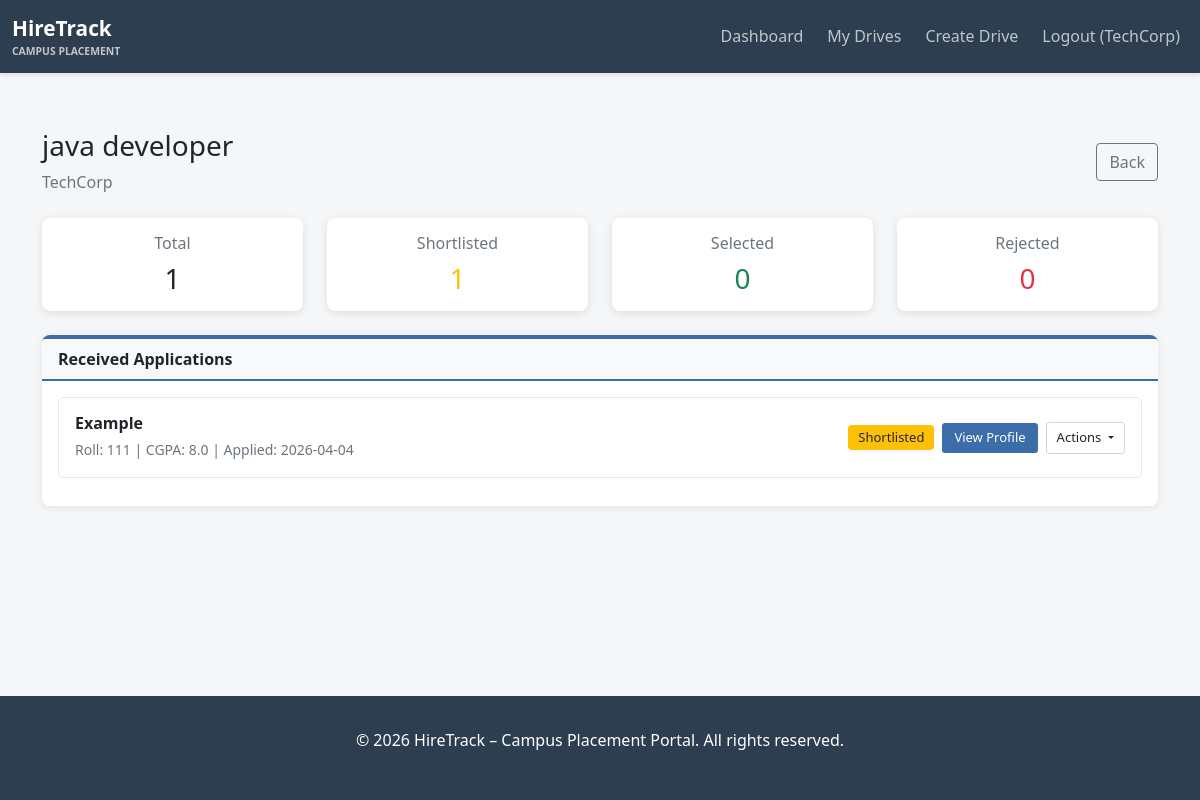
Screenshot of /company/drive/1/applications (signed in) with the database file from the repository.
### app/models.py (models this page shows, shortened)
class Company(UserMixin, db.Model):
    __tablename__ = 'company'
    id = db.Column(db.Integer, primary_key=True)
    company_name = db.Column(db.String(255), nullable=False, unique=True)
    email = db.Column(db.String(120), unique=True, nullable=False, index=True)
    password_hash = db.Column(db.String(255), nullable=False)
    hr_contact = db.Column(db.String(120), nullable=False)
    website = db.Column(db.String(255))
    approval_status = db.Column(db.String(20), default='Pending')  # Pending, Approved, Rejected
    is_active = db.Column(db.Boolean, default=True)
    created_at = db.Column(db.DateTime, default=datetime.utcnow)
    placement_drives = db.relationship('PlacementDrive', backref='company', lazy=True, cascade='all, delete-orphan')

class PlacementDrive(db.Model):
    __tablename__ = 'placement_drive'
    id = db.Column(db.Integer, primary_key=True)
    company_id = db.Column(db.Integer, db.ForeignKey('company.id'), nullable=False)
    job_title = db.Column(db.String(255), nullable=False)
    job_description = db.Column(db.Text, nullable=False)
    eligibility_criteria = db.Column(db.Text)
    salary = db.Column(db.String(100))
    application_deadline = db.Column(db.DateTime, nullable=False)
    status = db.Column(db.String(20), default='Pending')  # Pending, Approved, Closed, Rejected
    created_at = db.Column(db.DateTime, default=datetime.utcnow)
    updated_at = db.Column(db.DateTime, default=datetime.utcnow, onupdate=datetime.utcnow)
    applications = db.relationship('Application', backref='placement_drive', lazy=True, cascade='all, delete-orphan')
    def get_application_count(self):
        return Application.query.filter_by(drive_id=self.id).count()
    def get_shortlisted_count(self):
        return Application.query.filter_by(drive_id=self.id, status='Shortlisted').count()
    def get_selected_count(self):
        return Application.query.filter_by(drive_id=self.id, status='Selected').count()

class Application(db.Model):
    __tablename__ = 'application'
    id = db.Column(db.Integer, primary_key=True)
    student_id = db.Column(db.Integer, db.ForeignKey('student.id'), nullable=False)
    drive_id = db.Column(db.Integer, db.ForeignKey('placement_drive.id'), nullable=False)
    status = db.Column(db.String(20), default='Applied')  # Applied, Shortlisted, Selected, Rejected
    applied_at = db.Column(db.DateTime, default=datetime.utcnow)
    updated_at = db.Column(db.DateTime, default=datetime.utcnow, onupdate=datetime.utcnow)
    __table_args__ = (db.UniqueConstraint('student_id', 'drive_id', name='unique_student_drive'),)

class Student(UserMixin, db.Model):
    __tablename__ = 'student'
    id = db.Column(db.Integer, primary_key=True)
    roll_number = db.Column(db.String(50), unique=True, nullable=False, index=True)
    name = db.Column(db.String(255), nullable=False)
    email = db.Column(db.String(120), unique=True, nullable=False, index=True)
    password_hash = db.Column(db.String(255), nullable=False)
    cgpa = db.Column(db.Float)
    branch = db.Column(db.String(100))
    resume_path = db.Column(db.String(255))
    is_active = db.Column(db.Boolean, default=True)
    is_blacklisted = db.Column(db.Boolean, default=False)
    created_at = db.Column(db.DateTime, default=datetime.utcnow)
    updated_at = db.Column(db.DateTime, default=datetime.utcnow, onupdate=datetime.utcnow)
    applications = db.relationship('Application', backref='student', lazy=True, cascade='all, delete-orphan')

### app/routes.py (the view)
@company_bp.route('/drive/<int:drive_id>/applications')
@company_required
def view_applications(drive_id):
    drive = PlacementDrive.query.get_or_404(drive_id)
    if drive.company_id != current_user.id:
        flash('You do not have permission to view these applications.', 'danger')
        return redirect(url_for('company.view_drives'))
    page = request.args.get('page', 1, type=int)
    applications = Application.query.filter_by(drive_id=drive_id).paginate(page=page, per_page=10)
    return render_template('company/view_applications.html', applications=applications, drive=drive)

### app/routes.py (called while the page is built)
def company_required(f):
    @wraps(f)
    def decorated_function(*args, **kwargs):
        if not current_user.is_authenticated or not isinstance(current_user, Company):
            flash('You must be logged in as company to access this page.', 'danger')
            return redirect(url_for('auth.login'))
        if current_user.approval_status != 'Approved':
            flash('Your company account is not approved yet.', 'warning')
            return redirect(url_for('main.index'))
        return f(*args, **kwargs)
    return decorated_function

### app/templates/company/view_applications.html (shortened to what this page needs)
{% extends "base.html" %}
{% block content %}
<div class="container mt-4">
<div class="d-flex justify-content-between align-items-center mb-4">
<div>
<h3>{{ drive.job_title }}</h3>
<p class="text-muted mb-0">{{ drive.company.company_name }}</p>
</div>
<a href="{{ url_for('company.view_drives') }}" class="btn btn-outline-secondary">
Back
</a>
</div>
<div class="row mb-4">
<div class="col-md-3">
<div class="card text-center">
<div class="card-body">
<h6 class="text-muted">Total</h6>
<h3 class="mb-0">{{ drive.get_application_count() }}</h3>
</div>
</div>
</div>
<div class="col-md-3">
<div class="card text-center">
<div class="card-body">
<h6 class="text-muted">Shortlisted</h6>
<h3 class="mb-0 text-warning">{{ drive.get_shortlisted_count() }}</h3>
</div>
</div>
</div>
<div class="col-md-3">
<div class="card text-center">
<div class="card-body">
<h6 class="text-muted">Selected</h6>
<h3 class="mb-0 text-success">{{ drive.get_selected_count() }}</h3>
</div>
</div>
</div>
<div class="col-md-3">
<div class="card text-center">
<div class="card-body">
<h6 class="text-muted">Rejected</h6>
<h3 class="mb-0 text-danger">
{{ drive.get_application_count() - drive.get_shortlisted_count() - drive.get_selected_count() }}
</h3>
</div>
</div>
</div>
</div>
<div class="card company-section">
<div class="card-header">
Received Applications
</div>
<div class="card-body">
{% if applications.items %}
{% for app in applications.items %}
<div class="application-item">
<div class="d-flex justify-content-between align-items-center">
<div>
<h6 class="mb-1">
<strong>{{ app.student.name }}</strong>
</h6>
<small class="text-muted">
Roll: {{ app.student.roll_number }} |
CGPA: {{ app.student.cgpa }} |
Applied: {{ app.applied_at.strftime('%Y-%m-%d') }}
</small>
</div>
<div class="d-flex gap-2 align-items-center">
<span class="badge status-badge
{% if app.status == 'Applied' %}
bg-info
{% elif app.status == 'Shortlisted' %}
bg-warning text-dark
{% elif app.status == 'Selected' %}
bg-success
{% else %}
bg-danger
{% endif %}
">
{{ app.status }}
</span>
<a href="{{ url_for('company.review_application', app_id=app.id) }}"
class="btn btn-profile btn-sm">
View Profile
</a>
<div class="btn-group">
<button type="button"
class="btn btn-action btn-sm dropdown-toggle"
data-bs-toggle="dropdown">
Actions
</button>
</div>
</div>
</div>
</div>
{% endfor %}
{% else %}
<p class="text-muted text-center py-4">
No applications yet
</p>
{% endif %}
</div>
</div>
</div>
{% endblock %}

### app/templates/base.html (shortened to what this page needs)
<!DOCTYPE html>
<html lang="en">
<head>
<link rel="stylesheet" href="https://cdn.jsdelivr.net/npm/bootstrap@5.1.3/dist/css/bootstrap.min.css">
</head>
<body>
<nav class="navbar navbar-expand-lg navbar-dark">
<div class="container-fluid">
<a class="navbar-brand d-flex align-items-center" href="{{ url_for('main.index') }}">
<div>
<div style="font-weight:700;font-size:1.3rem;">HireTrack</div>
<div style="font-size:0.65rem;opacity:0.7;">CAMPUS PLACEMENT</div>
</div>
</a>
<div class="collapse navbar-collapse" id="navbarNav">
<ul class="navbar-nav ms-auto gap-2">
{% if current_user.is_authenticated %}
{% if current_user.__class__.__name__ == 'Admin' %}
<li class="nav-item">
<a class="nav-link {% if request.endpoint=='admin.dashboard' %}active{% endif %}"
href="{{ url_for('admin.dashboard') }}">Admin Dashboard</a>
</li>
<li class="nav-item">
<a class="nav-link {% if request.endpoint=='admin.manage_companies' %}active{% endif %}"
href="{{ url_for('admin.manage_companies') }}">Companies</a>
</li>
<li class="nav-item">
<a class="nav-link {% if request.endpoint=='admin.manage_students' %}active{% endif %}"
href="{{ url_for('admin.manage_students') }}">Students</a>
</li>
<li class="nav-item">
<a class="nav-link {% if request.endpoint=='admin.manage_drives' %}active{% endif %}"
href="{{ url_for('admin.manage_drives') }}">Drives</a>
</li>
<li class="nav-item">
<a class="nav-link {% if request.endpoint=='admin.view_applications' %}active{% endif %}"
href="{{ url_for('admin.view_applications') }}">Applications</a>
</li>
{% elif current_user.__class__.__name__ == 'Company' %}
<li class="nav-item">
<a class="nav-link {% if request.endpoint=='company.dashboard' %}active{% endif %}"
href="{{ url_for('company.dashboard') }}">Dashboard</a>
</li>
<li class="nav-item">
<a class="nav-link {% if request.endpoint=='company.view_drives' %}active{% endif %}"
href="{{ url_for('company.view_drives') }}">My Drives</a>
</li>
<li class="nav-item">
<a class="nav-link {% if request.endpoint=='company.create_drive' %}active{% endif %}"
href="{{ url_for('company.create_drive') }}">Create Drive</a>
</li>
{% endif %}
<li class="nav-item">
<a class="nav-link" href="{{ url_for('auth.logout') }}">
Logout ({{ current_user.username if current_user.__class__.__name__ == 'Admin' else current_user.company_name if current_user.__class__.__name__ == 'Company' else current_user.name }})
</a>
</li>
{% endif %}
</ul>
</div>
</div>
</nav>
<div class="container-main">
{% block content %}{% endblock %}
</div>
<footer>
<p>&copy; 2026 HireTrack – Campus Placement Portal. All rights reserved.</p>
</footer>
</body>
</html>

### app/templates/base.html (style rules this page uses)
:root { --primary-color:#2c3e50; --secondary-color:#3498db; --success-color:#27ae60; --danger-color:#e74c3c; --warning-color:#f39c12; }
body { font-family:'Segoe UI',Tahoma,Geneva,Verdana,sans-serif; background-color:#f5f6f8; }
.navbar { background-color:var(--primary-color); box-shadow:0 2px 4px rgba(0,0,0,0.1); }
.navbar-brand { font-weight:700; font-size:1.5rem; }
.container-main { margin-top:2rem; margin-bottom:2rem; }
html, body { height: 100%; }
body { display: flex; flex-direction: column; }
.container-main { flex: 1; }
.card { border:none; border-radius:8px; box-shadow:0 2px 8px rgba(0,0,0,0.1); }
.badge { padding:0.5rem 1rem; font-weight:500; }
.nav-link { color:rgba(255,255,255,0.7)!important; transition:all 0.2s ease; }
footer { background-color:var(--primary-color); color:white; padding:2rem 0; margin-top:3rem; text-align:center; }

### app/templates/company/view_applications.html (style rules this page uses)
:root { --company-accent:#3b6ea8; --border-light:#e8e8e8; }
.company-section { border-top:4px solid var(--company-accent); border-radius:8px; box-shadow:0 2px 8px rgba(0,0,0,0.08); }
.company-section .card-header { background:#f8f9fa; border-bottom:2px solid var(--company-accent); font-weight:600; }
.application-item { border:1px solid var(--border-light); border-radius:6px; padding:16px; margin-bottom:12px; background:white; }
.status-badge { font-size:13px; padding:6px 10px; }
.btn-profile { background:#3b6ea8; color:white; border:none; padding:5px 12px; font-size:13px; }
.btn-action { border:1px solid #ced4da; font-size:13px; padding:5px 10px; }

### rows the page displays
Company: company_name "TechCorp", company.company_name "TechCorp"
PlacementDrive: job_title "java developer", get_application_count "1", get_shortlisted_count "1"
Application: student.name "Example", student.roll_number "111", student.cgpa "8.0", applied_at "2026-04-04", status "Shortlisted"

### other values shown
{{ drive.get_selected_count() }} "0"
